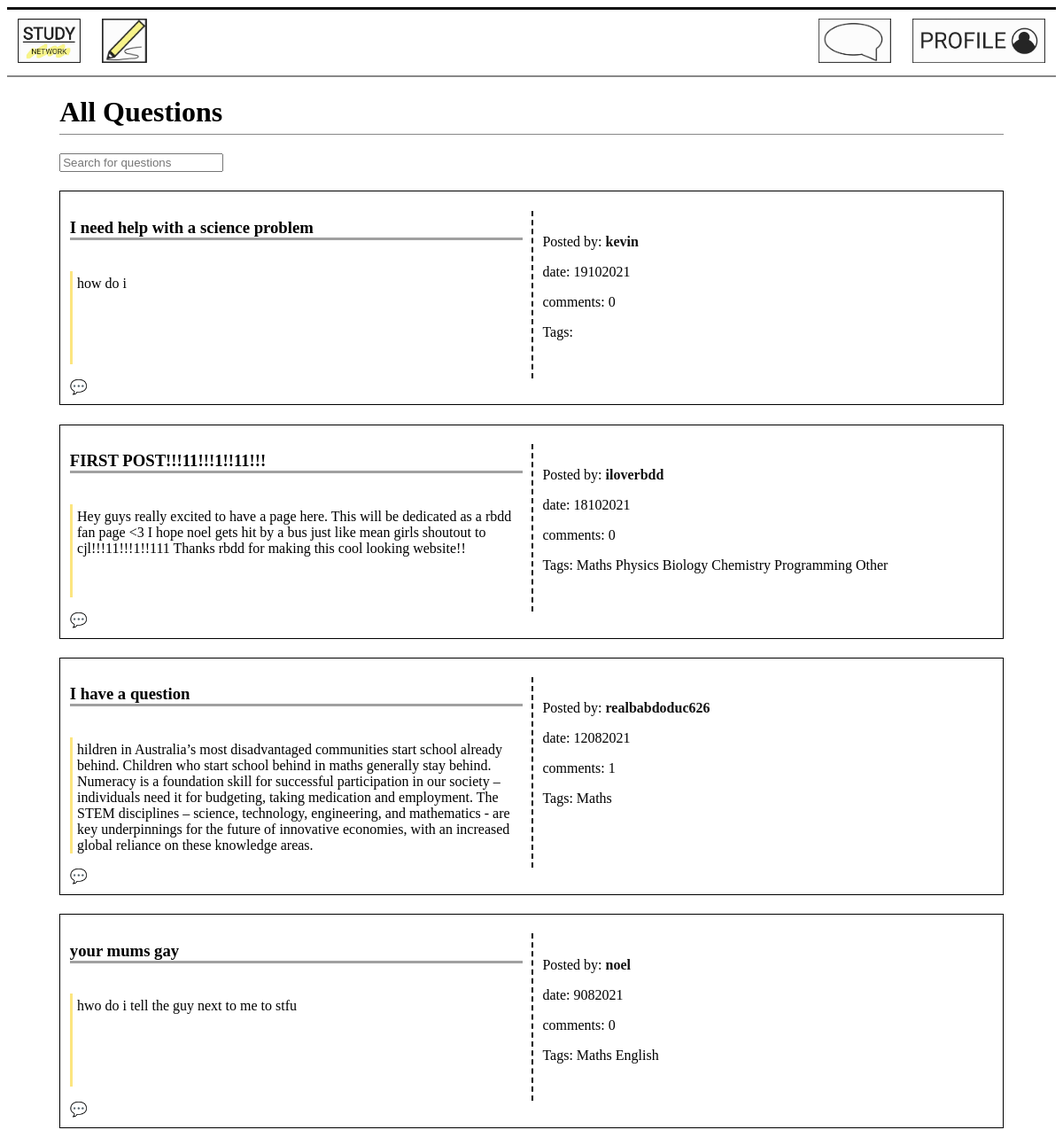
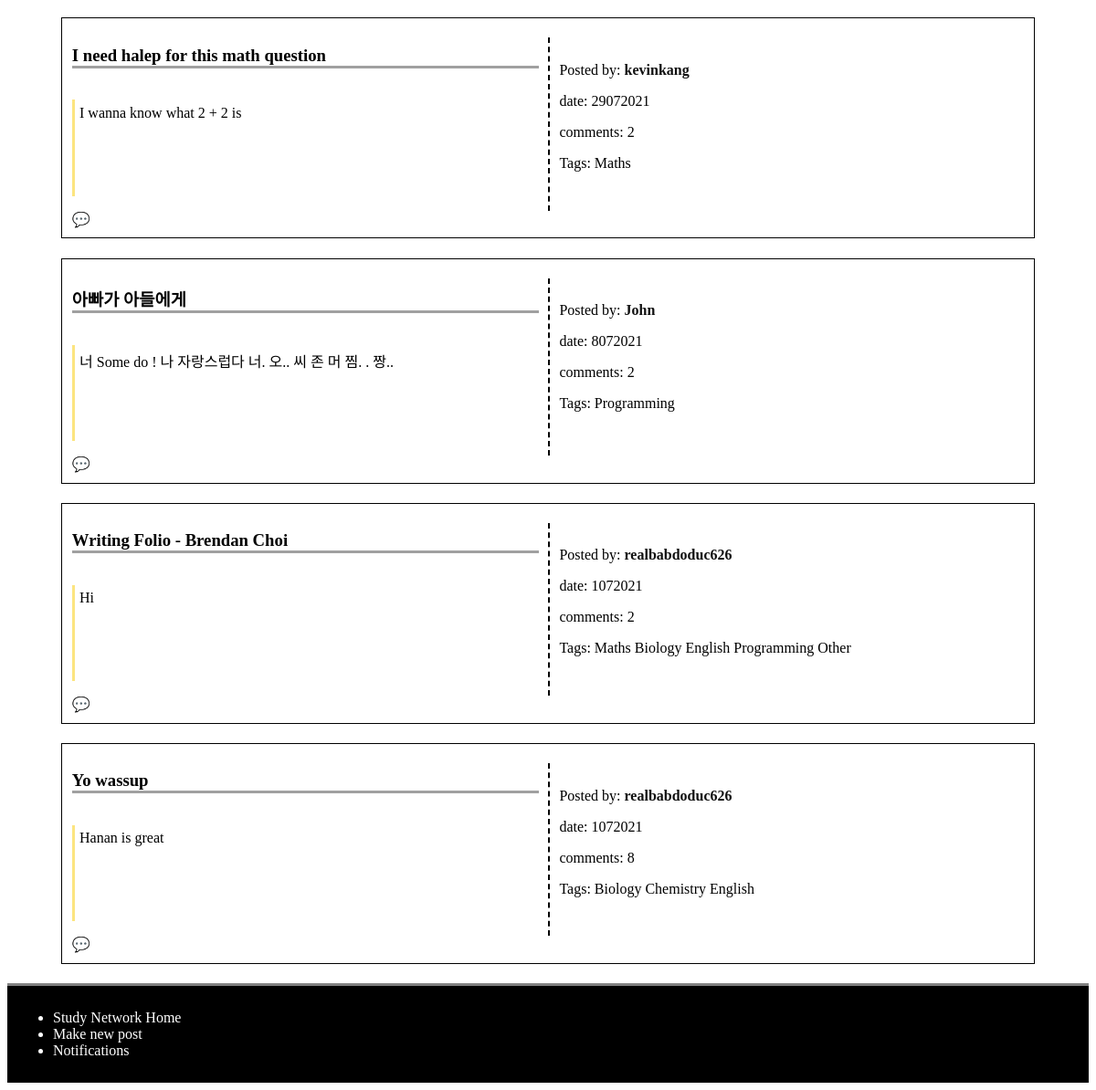
The page / (signed in) on the database its author committed (2 pictures, top to bottom).
### models.py (models this page shows)
class Post(db.Model):
    __tablename__ = 'Post'
    id = db.Column(db.Integer, primary_key=True)
    title = db.Column(db.Text)
    discussion = db.Column(db.Text)
    date = db.Column(db.Integer)
    comments = db.Column(db.Integer)
    user_id = db.Column(db.Integer, db.ForeignKey('User.id'))
    post_user = db.relationship('User', back_populates='user_post')
    replies_post = db.relationship('Reply', secondary=PostReply, back_populates='posts_reply')
    categories_post = db.relationship('Category', secondary=PostCategory, back_populates='posts_category')
    notifications_post = db.relationship('Notification', back_populates='posts_notification')
    posts = db.relationship('Comment', back_populates='user')

class User(db.Model):
    __tablename__ = 'User'
    id = db.Column(db.Integer, primary_key=True)
    username = db.Column(db.Text)
    email = db.Column(db.Text)
    password = db.Column(db.Text)
    user_post = db.relationship('Post', back_populates='post_user')
    notifications_user = db.relationship('Notification', back_populates='users_notification')
    users = db.relationship('Comment', back_populates='post')

class Category(db.Model):
    __tablename__ = 'Category'
    id = db.Column(db.Integer, primary_key=True)
    topic = db.Column(db.Text)
    posts_category = db.relationship('Post', secondary=PostCategory, back_populates='categories_post')

### main.py (the view)
@app.route('/', methods=['GET', 'POST'])
def home():
    post = models.Post.query.order_by(desc(models.Post.id)).all()
    number_of_items = 0
    for p in post:
        number_of_items += 1
    return render_template('home.html', posts=post, title='home', n=int(number_of_items))

### main.py (called while the page is built)
@app.context_processor
def notification_processor():
    if  g.logged_in_user:
        num_notification = models.Notification.query.filter_by(user_id = session["logged_in_user"]).all()
        if len(num_notification) > 99:
            return dict(num_notification = "99..") #When the number of notification is too big, it just shows 99+.
        else:
            return dict(num_notification = len(num_notification))
    else:
        return dict(num_notification = "No one is logged in")

@app.before_request
def before_request():
    g.logged_in_user = None
    if 'logged_in_user' in session:
        g.logged_in_user = session['logged_in_user']

### templates/home.html (shortened to what this page needs)
{% extends 'layout.html' %}
{% block content %}
<main>
<h1>All Questions</h1>
<input type="text" id="search" onkeyup="SearchFilter()"
placeholder="Search for questions">
<div id="questionList">
{% for post in posts %}
<div class="grid_container">
    <h3 class="title">{{ post.title }}</h3>
    <p class="discussion">{{ post.discussion }}</p>
    <div class="other_information">
    <p>Posted by: <a class="name" id="name" href="/profile/{{post.post_user.id}}"><strong>{{ post.post_user.username }}</strong></a></p>
    <p>date: {{ post.date }}
    <p>comments: {{ post.comments }}</p>
    <p class="tags">Tags: {% for catego in post.categories_post %}
        {{catego.topic}}
        {% endfor %}
    </p>
    </div class="comment_button">
    {% if g.logged_in_user %}
        <a href="/comment/{{post.id}}">💬</a>
    {% else %}
        <a href="/signin">💬</a>
    {% endif %}
</div>
{% endfor %}
</div>
</main>
{% endblock %}

### static/css/style.css (style rules this page uses)
a { text-decoration: none; color: #111; }
body main { display: block; max-width: 90%; margin-left: 5%; }
body main h1 { border-bottom: 1px #888 solid; padding-bottom: 0.5%; }
.grid_container { display: grid; grid-template-columns: 50% 50%; border: 1px solid black; padding: 1%; margin-bottom: 2%; }
.title { grid-column: 1; grid-row: 1; margin-right: 2%; border-bottom: rgb(160, 160, 160) solid 3px; }
.discussion { grid-row:2; grid-column: 1; min-height: 100px; margin-right: 2%; padding-left: 1%; padding-top:1%; border-left: rgb(252, 229, 128) solid 3px; }
.other_information { grid-column: 2; grid-row: 1/ span 2; padding: 2%; margin-top: 2%; border-left: 2px dashed black; }
main input { margin-bottom: 2%; }

### rows shown on the page
Post: title "I need help with a science problem", discussion "how do i", post_user.username "kevin", date "19102021", comments "0"
Post: title "FIRST POST!!!11!!!1!!11!!!", discussion "Hey guys really excited to have a page here. This will be dedicated as a rbdd fan page <3 I hope noel gets hit by a bus just like mean girls shoutout to cjl!!!11!!!1!!111 Thanks rbdd for making this cool looking website!!", post_user.username "iloverbdd", date "18102021", comments "0"
Category: topic "Maths"
Category: topic "Physics"
Category: topic "Biology"
Category: topic "Chemistry"
Category: topic "Programming"
Category: topic "Other"
Post: title "I have a question", discussion "hildren in Australia’s most disadvantaged communities start school already behind. Children who start school behind in maths generally stay behind. Numeracy is a foundation skill for successful participation in our society – individuals need it for budgeting, taking medication and employment. The STEM disciplines – science, technology, engineering, and mathematics - are key underpinnings for the future of innovative economies, with an increased global reliance on these knowledge areas.", post_user.username "realbabdoduc626", date "12082021", comments "1"
Post: title "your mums gay", discussion "hwo do i tell the guy next to me to stfu", post_user.username "noel", date "9082021", comments "0"
Category: topic "English"
Post: title "I need halep for this math question", discussion "I wanna know what 2 + 2 is", post_user.username "kevinkang", date "29072021", comments "2"
Post: title "아빠가 아들에게", discussion "너 Some do ! 나 자랑스럽다 너. 오.. 씨 존 머 찜. . 짱..", post_user.username "John", date "8072021", comments "2"
Post: title "Writing Folio - Brendan Choi", discussion "Hi", post_user.username "realbabdoduc626", date "1072021", comments "2"
Post: title "Yo wassup", discussion "Hanan is great", post_user.username "realbabdoduc626", date "1072021", comments "8"
